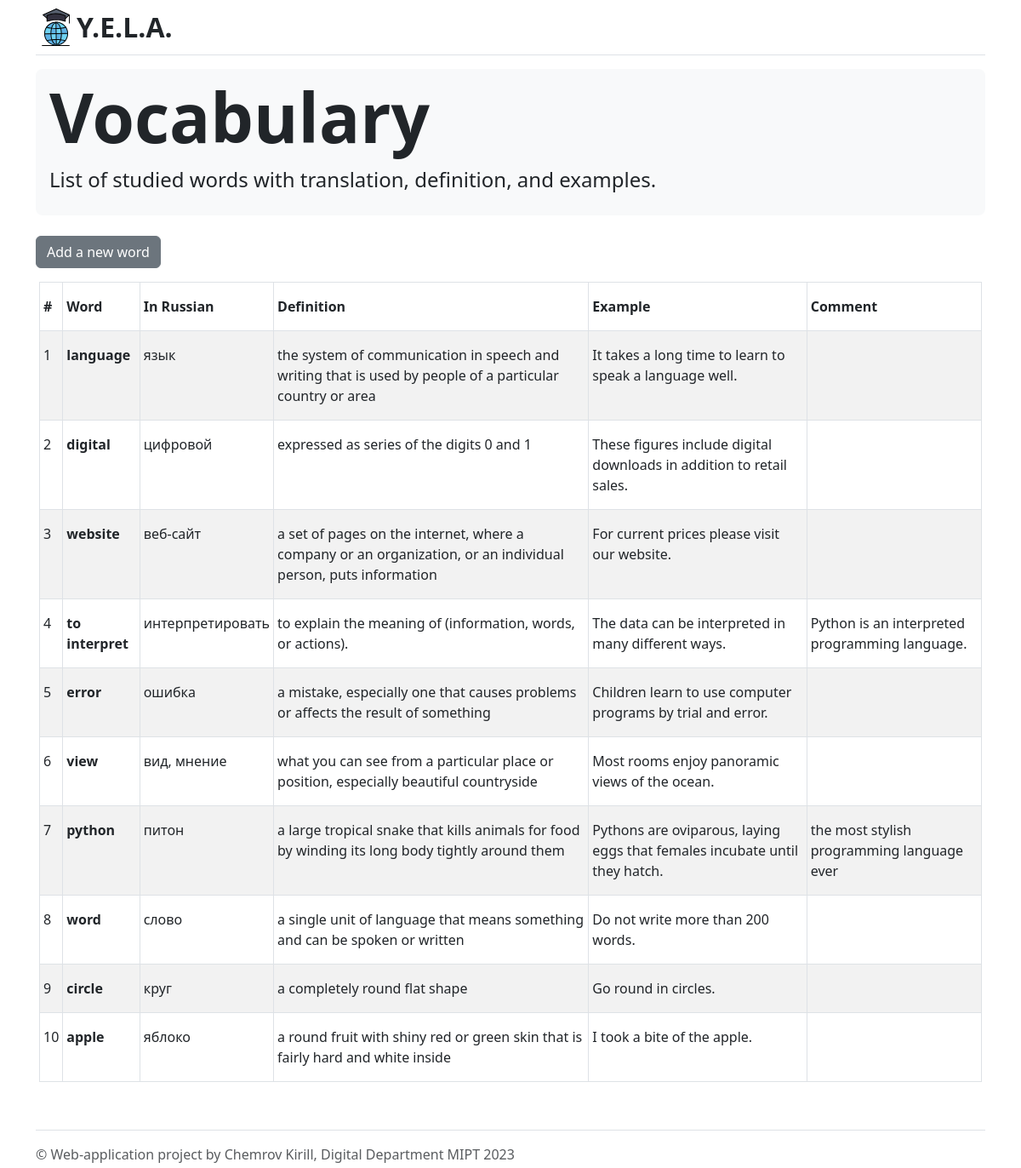
Screenshot of /vocabulary with the database file from the repository.
### web_lang_learn/models.py (models this page shows)
class Vocabulary(models.Model):
    word = models.TextField()
    ru_translate = models.TextField()
    definition = models.TextField()
    example = models.TextField(blank=True, null=True)
    comment = models.TextField(blank=True, null=True)
    class Meta:
        managed = False
        db_table = 'vocabulary'

### web_lang_learn/views.py (the view)
# urls.py: path('vocabulary', views.vocabulary),
def vocabulary(request):
    voc_items = vocabulary_db.get_items_for_table()
    return render(request, "vocabulary.html", context={"voc_items": voc_items})

### web_lang_learn/vocabulary_db.py (called while the page is built)
def get_items_for_table():
    items = []
    for i, item in enumerate(Vocabulary.objects.all().order_by('-id')):
        items.append([i+1,
                      item.word,
                      item.ru_translate,
                      item.definition,
                      item.example if item.example else '',
                      item.comment if item.comment else '',
                      ])
    return items

### templates/vocabulary.html
{% extends "base_page.html" %}
{% block page-title %}
Vocabulary
{% endblock %}
{% block page-lead %}
List of studied words with translation, definition, and examples.
{% endblock %}
{% block content %}
<div>
  <a href="/add_word" class="btn btn-secondary">
      Add a new word
  </a>
</div>
<div class="container px-1 py-3" id="vocabulary">
    <div class="table-responsive">
        <table class="table table-striped table-bordered table-sm">
          <thead>
            <tr>
              <th scope="col" class="py-3">#</th>
              <th scope="col" class="py-3">Word</th>
              <th scope="col" class="py-3">In Russian</th>
              <th scope="col" class="py-3">Definition</th>
              <th scope="col" class="py-3">Example</th>
              <th scope="col" class="py-3">Comment</th>
            </tr>
          </thead>
          <tbody>
            {% for cnt, word, ru_translate, definition, example, comment in voc_items %}
            <tr>
                <td class="py-3">{{ cnt }}</td>
                <td class="py-3"><b>{{ word }}</b> </td>
                <td class="py-3">{{ ru_translate }}</td>
                <td class="py-3">{{ definition }}</td>
                <td class="py-3">{{ example }}</td>
                <td class="py-3">{{ comment }}</td>
            </tr>
            {% endfor %}
          </tbody>
        </table>
      </div>
</div>
{% endblock %}

### templates/base_page.html (shortened to what this page needs)
<!DOCTYPE html>
<html lang="en-GB">
<head>
    {% load static %}
    <link href="{% static 'bootstrap.min.css' %}" rel="stylesheet">
</head>
<body>
<main>
    <div class="container">
        <header class="pt-2 pb-2 mb-3 border-bottom">
            <a href="/" class="d-flex align-items-center text-dark text-decoration-none">
                <img src="{% static 'globe.svg' %}" alt="Y.E.L.A." width="48" height="48"/>
              <span style="font-size:xx-large; font-weight:bold">Y.E.L.A.</span>
            </a>
        </header>
        <div class="p-1 mb-4 bg-light rounded-3" id="title-box">
            <div class="container-fluid py-1">
                <h1 class="display-1 fw-bold">{% block page-title %}{% endblock %}</h1>
                <p class="col-md-10 fs-4">{% block page-lead %}{% endblock %}</p>
            </div>
        </div>
        {% block content %}{% endblock %}
        <footer class="footer pt-3 mt-4 pb-1 text-muted border-top">© Web-application project by Chemrov Kirill, Digital Department MIPT 2023</footer>
    </div>
</main>
</body>
</html>

### rows the page displays
Vocabulary: voc_items "language", voc_items "язык", voc_items "the system of communication in speech and writing that is used by people of a particular country or area", voc_items "It takes a long time to learn to speak a language well."
Vocabulary: voc_items "digital", voc_items "цифровой", voc_items "expressed as series of the digits 0 and 1", voc_items "These figures include digital downloads in addition to retail sales."
Vocabulary: voc_items "website", voc_items "веб-сайт", voc_items "a set of pages on the internet, where a company or an organization, or an individual person, puts information", voc_items "For current prices please visit our website."
Vocabulary: voc_items "to interpret", voc_items "интерпретировать", voc_items "to explain the meaning of (information, words, or actions).", voc_items "The data can be interpreted in many different ways.", voc_items "Python is an interpreted programming language."
Vocabulary: voc_items "error", voc_items "ошибка", voc_items "a mistake, especially one that causes problems or affects the result of something", voc_items "Children learn to use computer programs by trial and error."
Vocabulary: voc_items "view", voc_items "вид, мнение", voc_items "what you can see from a particular place or position, especially beautiful countryside", voc_items "Most rooms enjoy panoramic views of the ocean."
Vocabulary: voc_items "python", voc_items "питон", voc_items "a large tropical snake that kills animals for food by winding its long body tightly around them", voc_items "Pythons are oviparous, laying eggs that females incubate until they hatch.", voc_items "the most stylish programming language ever"
Vocabulary: voc_items "word", voc_items "слово", voc_items "a single unit of language that means something and can be spoken or written", voc_items "Do not write more than 200 words."
Vocabulary: voc_items "circle", voc_items "круг", voc_items "a completely round flat shape", voc_items "Go round in circles."
Vocabulary: voc_items "apple", voc_items "яблоко", voc_items "a round fruit with shiny red or green skin that is fairly hard and white inside", voc_items "I took a bite of the apple."

### other values shown
{{ cnt }} "1" "2" "3" "4" "5" "6" "7" "8" "9" "10"
